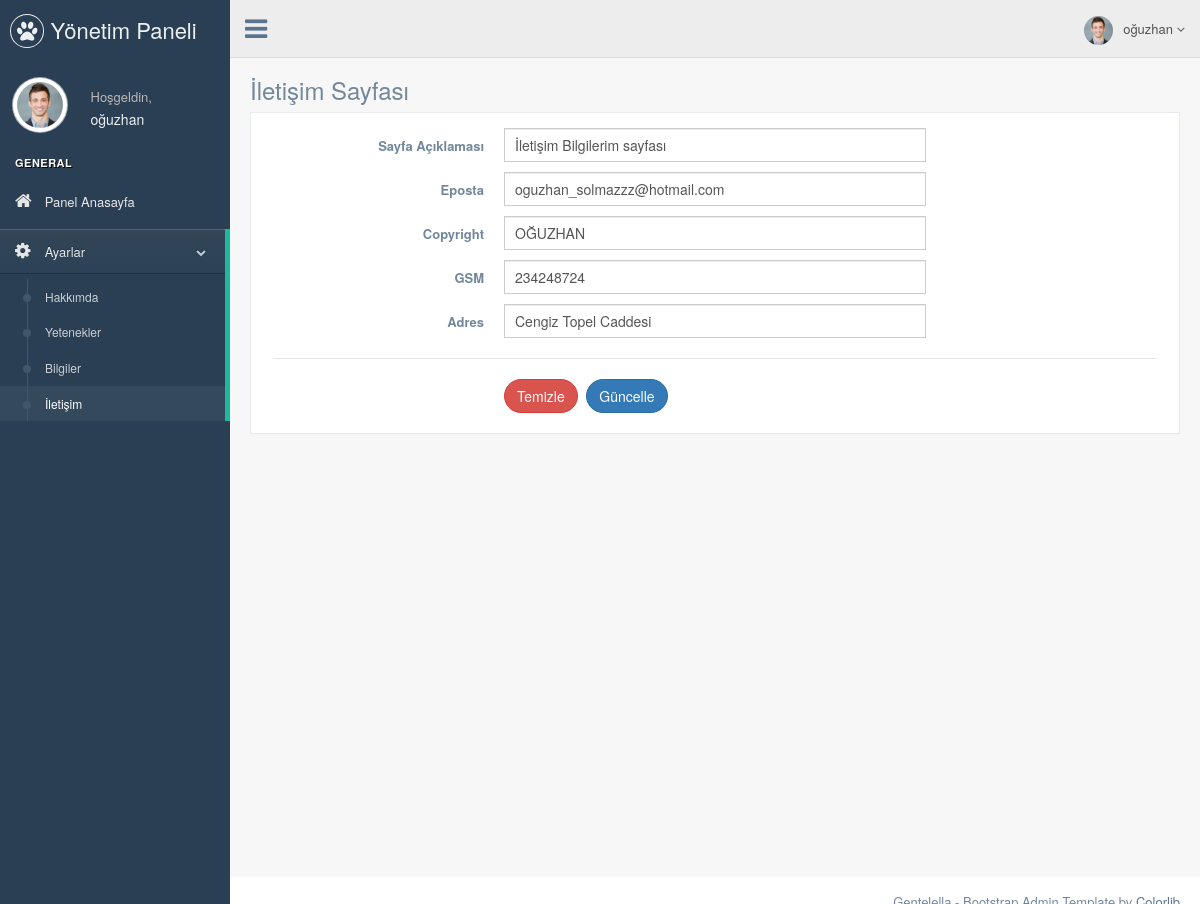
/htm/nedmin/contact.php (signed in), run on the app's committed database.
### tables this page shows
CREATE TABLE `user` (
  `user_id` int(11) NOT NULL,
  `user_name` varchar(50) NOT NULL,
  `email` varchar(50) NOT NULL,
  `password` varchar(50) NOT NULL
);

CREATE TABLE `contact_info` (
  `contact_id` int(11) NOT NULL,
  `content` varchar(250) NOT NULL,
  `email` varchar(50) NOT NULL,
  `copyright` varchar(50) NOT NULL,
  `gsm` int(11) NOT NULL,
  `adress` varchar(50) NOT NULL
);

### htm/nedmin/contact.php (the view, shortened to what this page needs)
<?php
include 'header.php';
$check_contact = $db -> prepare("SELECT * FROM contact_info");
$check_contact -> execute();
$control_contact = $check_contact->rowCount();
$fetch_contact = $db->prepare("SELECT * FROM contact_info WHERE contact_id=1");
$fetch_contact->execute();
$fetchcontact = $fetch_contact->fetch(PDO::FETCH_ASSOC);
?>
<div class="right_col" role="main">
          <div class="">
            <div class="page-title">
              <div class="title_left">
                <h3>İletişim Sayfası</h3>
              </div>
            </div>
            <div class="clearfix"></div>
            <div class="row">
              <div class="col-md-12 col-sm-12 col-xs-12">
                <div class="x_panel">
                  <div class="x_content">
                    <form class="form-horizontal form-label-left" action="process.php" method="POST">
                      <div class="item form-group">
                        <label class="control-label col-md-3 col-sm-3 col-xs-12" for="name">Sayfa Açıklaması
                        </label>
                        <div class="col-md-6 col-sm-6 col-xs-12">
                          <input class="form-control col-md-7 col-xs-12" value="<?php echo $fetchcontact['content']; ?>" name="content"  required="required" type="text">
                        </div>
                      </div>
                      <div class="item form-group">
                        <label class="control-label col-md-3 col-sm-3 col-xs-12" for="email">Eposta
                        </label>
                        <div class="col-md-6 col-sm-6 col-xs-12">
                          <input type="email"  name="email" value="<?php echo $fetchcontact['email']; ?>"  required="required" class="form-control col-md-7 col-xs-12">
                        </div>
                      </div>
                      <div class="item form-group">
                        <label class="control-label col-md-3 col-sm-3 col-xs-12" for="email">Copyright
                        </label>
                        <div class="col-md-6 col-sm-6 col-xs-12">
                          <input type="text"  name="copyright" value="<?php echo $fetchcontact['copyright']; ?>"  required="required" class="form-control col-md-7 col-xs-12">
                        </div>
                      </div>
                      <div class="item form-group">
                        <label class="control-label col-md-3 col-sm-3 col-xs-12" for="email">GSM
                        </label>
                        <div class="col-md-6 col-sm-6 col-xs-12">
                          <input type="text"  name="gsm" value="<?php echo $fetchcontact['gsm']; ?>"  required="required" class="form-control col-md-7 col-xs-12">
                        </div>
                      </div>
                      <div class="item form-group">
                        <label class="control-label col-md-3 col-sm-3 col-xs-12" for="email">Adres
                        </label>
                        <div class="col-md-6 col-sm-6 col-xs-12">
                          <input type="text"  name="adress" value="<?php echo $fetchcontact['adress']; ?>"  required="required" class="form-control col-md-7 col-xs-12">
                        </div>
                      </div>
                      <div class="ln_solid"></div>
                      <div class="form-group">
                        <div class="col-md-6 col-md-offset-3">
                          <button type="reset" class="btn btn-round btn-danger">Temizle</button>
                          <?php
                          if($control_contact == 1) { ?>
                             <button  type="submit" class="btn btn-round btn-primary" name="update_contact">Güncelle</button>
                          <?php } else { ?>
                             <button  type="submit" class="btn btn-round btn-primary" name="insert_contact">Ekle</button>
                          <?php } ?>
                        </div>
                      </div>
                    </form>
                  </div>
                </div>
              </div>
            </div>
          </div>
        </div>
<?php
include 'footer.php';
?>

### htm/nedmin/header.php (shortened to what this page needs)
<?php
include 'connect.php';
$user_name = $_SESSION['user_name'];
$query = $db -> prepare("SELECT * FROM user WHERE user_name='$user_name'");
$query -> execute();
$fetch = $query->fetch(PDO::FETCH_ASSOC);
?>
<!DOCTYPE html>
<html lang="en">
  <head>
    <link href="./vendors/bootstrap/dist/css/bootstrap.min.css" rel="stylesheet">
    <link href="./vendors/font-awesome/css/font-awesome.min.css" rel="stylesheet">
    <link href="./vendors/nprogress/nprogress.css" rel="stylesheet">
    <link href="./vendors/iCheck/skins/flat/green.css" rel="stylesheet">
    <link href="./vendors/bootstrap-progressbar/css/bootstrap-progressbar-3.3.4.min.css" rel="stylesheet">
    <link href="./vendors/jqvmap/dist/jqvmap.min.css" rel="stylesheet"/>
    <link href="./vendors/bootstrap-daterangepicker/daterangepicker.css" rel="stylesheet">
    <link href="./build/css/custom.min.css" rel="stylesheet">
  </head>
  <body class="nav-md">
    <div class="container body">
      <div class="main_container">
        <div class="col-md-3 left_col">
          <div class="left_col scroll-view">
            <div class="navbar nav_title" style="border: 0;">
              <a href="index.html" class="site_title"><i class="fa fa-paw"></i> <span>Yönetim Paneli</span></a>
            </div>
            <div class="profile clearfix">
              <div class="profile_pic">
                <img src="images/img.jpg" alt="..." class="img-circle profile_img">
              </div>
              <div class="profile_info">
                <span>Hoşgeldin,</span>
                <h2><?php echo $fetch['user_name']; ?></h2>
              </div>
            </div>
            <br />
            <div id="sidebar-menu" class="main_menu_side hidden-print main_menu">
              <div class="menu_section">
                <h3>General</h3>
                <ul class="nav side-menu">
                  <li><a href="index.php" ><i class="fa fa-home"></i> Panel Anasayfa </a></li>
                  <li><a><i class="fa fa-cog"></i> Ayarlar <span class="fa fa-chevron-down"></span></a>
                    <ul class="nav child_menu">
                      <li><a href="about_us.php">Hakkımda</a></li>
                      <li><a href="skill.php">Yetenekler</a></li>
                      <li><a href="info.php">Bilgiler</a></li>
                      <li><a href="contact.php">İletişim</a></li>
                    </ul>
                  </li>
                </ul>
              </div>
            </div>
          </div>
        </div>
        <div class="top_nav">
          <div class="nav_menu">
            <nav>
              <div class="nav toggle">
                <a id="menu_toggle"><i class="fa fa-bars"></i></a>
              </div>
              <ul class="nav navbar-nav navbar-right">
                <li class="">
                  <a href="javascript:;" class="user-profile dropdown-toggle" data-toggle="dropdown" aria-expanded="false">
                    <img src="images/img.jpg" alt=""><?php echo $fetch['user_name']; ?>
                    <span class=" fa fa-angle-down"></span>
                  </a>
                </li>
              </ul>
            </nav>
          </div>
        </div>

### data on the page
user: user_name "oğuzhan"
contact_info: content "İletişim Bilgilerim sayfası", email "oguzhan_solmazzz@hotmail.com", copyright "OĞUZHAN", gsm "234248724", adress "Cengiz Topel Caddesi"
